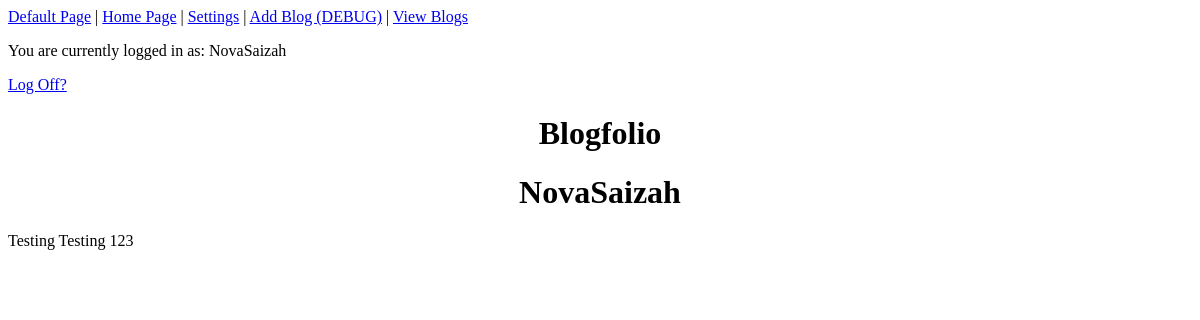
/aboutme/NovaSaizah (signed in), run on an earlier commit of the app's database.
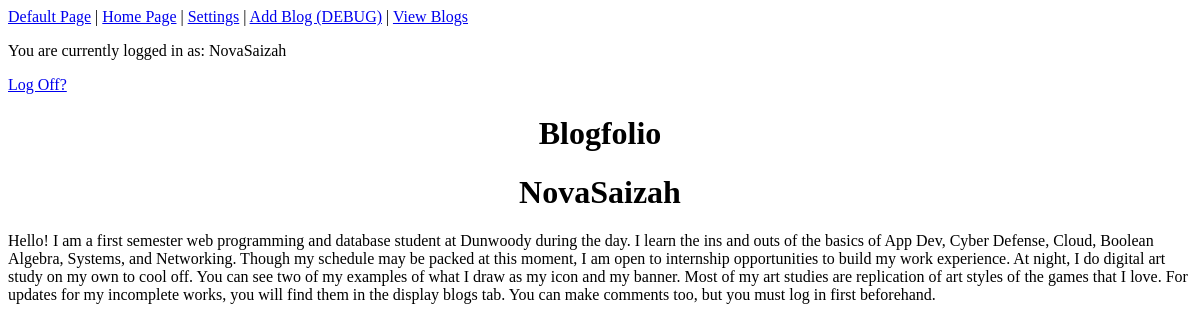
And on a later commit of the database.
### app.py (models this page shows)
class Users(db.Model, UserMixin):
    id = db.Column(db.Integer, primary_key=True)
    Username = db.Column(db.String(100), unique=True, nullable=False)
    Password = db.Column(db.String(100), nullable= False)
    is_admin = db.Column(db.Boolean, default=False)
    comments = db.relationship('Comments', backref='user', lazy=True)
    aboutme = db.relationship('AboutMe', backref='user', lazy=True)

class AboutMe(db.Model):
    ProfileID = db.Column(db.Integer, primary_key=True)
    UserID = db.Column(db.Integer, db.ForeignKey('users.id'), nullable=False)
    PictureID = db.Column(db.Integer, db.ForeignKey('pictures.PictureID'), default="")
    Description = db.Column(db.Text, nullable=False)

### app.py (the view)
@app.route('/aboutme/<username>')
@login_required
def about_me(username):
    user = Users.query.filter_by(Username=username).first_or_404()
    aboutme = AboutMe.query.filter_by(UserID=user.id).order_by(AboutMe.ProfileID.desc()).first()
    return render_template('about_me.html', user=user, aboutme=aboutme)

### app.py (called while the page is built)
@login_manager.user_loader
def load_user(user_id):
    return Users.query.get(int(user_id))

### templates/about_me.html (shortened to what this page needs)
{% extends "base.html" %}
{% block content %}
    <div class="hAboutMe">
        <h1>{{ user.Username }}</h1>
    </div>
    <p>{{ aboutme.Description if aboutme else "No bio yet." }}</p>
{% endblock %}

### templates/base.html (shortened to what this page needs)
<!DOCTYPE html>
    <html lang="en">
        <head>
            <link rel="stylesheet" href="{{url_for('static', filename='style.css')}}">
        </head>
        <body>
            <header>
                <nav>
                    <a href="{{url_for('default')}}">Default Page</a> |
                    {% if current_user.is_authenticated %}
                        <a href="{{url_for('about_me', username=current_user.Username)}}">Home Page</a> |
                        <a href="{{ url_for('settings') }}">Settings</a> |
                    {% endif %}
                    {% if current_user.is_authenticated and current_user.is_admin %}
                        <a href="{{ url_for('add_blog') }}">Add Blog (DEBUG)</a> |
                    {% endif %}
                    <a href="{{ url_for('blog_display') }}">View Blogs</a>
                </nav>
                {% if current_user.is_authenticated %}
                    <p>You are currently logged in as: {{current_user.Username}}</p>
                    <a href="{{ url_for('logout') }}">Log Off?</a>
                {% endif %}
                <h1>Blogfolio</h1>
            </header>
            <main>
                {% block content %}{% endblock %}
            </main>
        </body>
    </html>

### static/style.css (style rules this page uses)
h1 { text-align: center; }
.hAboutMe { text-align: center; }

What changed in the data, as far as the page shows it:
no longer on this page (row unchanged): AboutMe: Description "Testing Testing 123"
added AboutMe: Description "Hello! I am a first semester web programming and database student at Dunwoody during the day. I learn the ins and outs of the basics of App Dev, Cyber Defense, Cloud, Boolean Algebra, Systems, and Networking. Though my schedule may be packed at this moment, I am open to internship opportunities to build my work experience. At night, I do digital art study on my own to cool off. You can see two of my examples of what I draw as my icon and my banner. Most of my art studies are replication of art styles of the games that I love. For updates for my incomplete works, you will find them in the display blogs tab. You can make comments too, but you must log in first beforehand."
